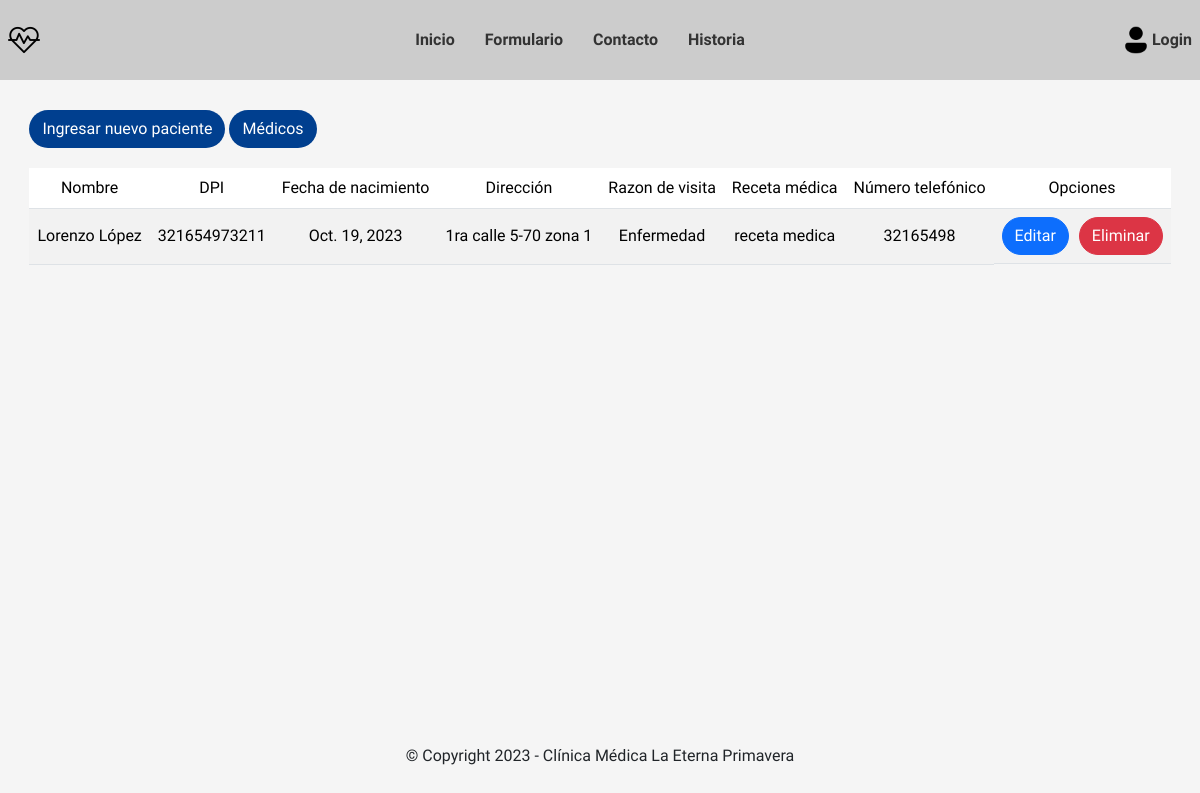
The page /paciente on the database as committed earlier.
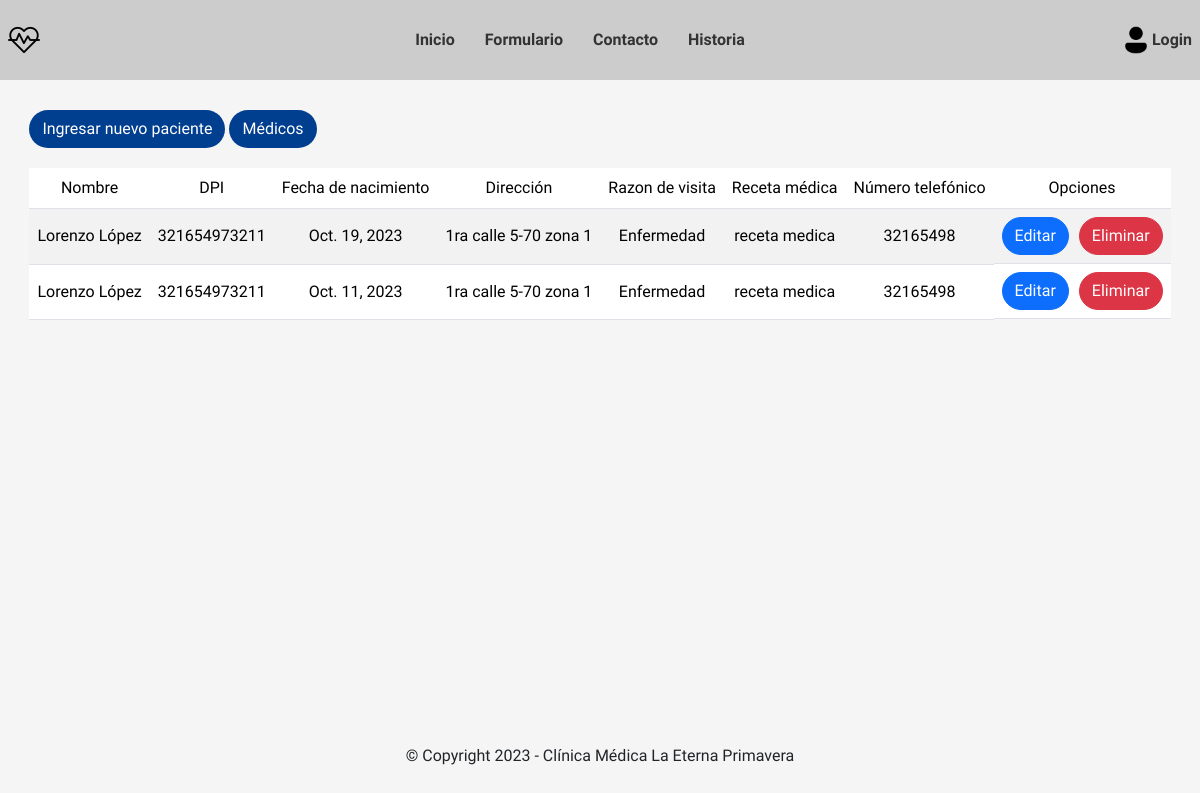
The same page on the database as committed later.
### clinica/models.py (models this page shows)
class Paciente(models.Model):
    nombre = models.CharField(max_length=128)
    dpi = models.CharField(max_length=64)
    fecha_de_nacimiento = models.DateField()
    direccion = models.CharField(max_length=128)
    razon_de_visita = models.CharField(max_length=128)
    receta_medica = models.CharField(max_length=128)
    numero_telefonico = models.CharField(max_length=64)

### clinica/views.py (the view)
# urls.py: path('paciente', views.PacienteListView.as_view(), name='paciente-list'),
class PacienteListView(ListView):
    model = Paciente
    template_name = 'clinica/paciente/paciente_list.html'

### templates/clinica/paciente/paciente_list.html
{% extends 'base.html' %}
{% block content %}
<div class="tabla-registro">
    <div class="container-btn">
        <a class="btn btn-medic" href="{% url 'clinica:paciente-create' %}">Ingresar nuevo paciente</a>
        <a class="btn btn-medic" href="{% url 'clinica:medico-list' %}">Médicos</a>
    </div>
    <div>
        <table class="table table-striped">
            <thead class="text-center align-middle">
                <tr>
                    <td>Nombre</td>
                    <td class="hide-data">DPI</td>
                    <td class="hide-data">Fecha de nacimiento</td>
                    <td class="hide-data">Dirección</td>
                    <td>Razon de visita</td>
                    <td class="hide-data">Receta médica</td>
                    <td>Número telefónico</td>
                    <td>Opciones</td>
                </tr>
            </thead>
            <tbody class="text-center align-middle" >
                {% if object_list %}
                {% for paciente in object_list %}
                <tr>
                    <td>{{paciente.nombre}}</td>
                    <td class="hide-data">{{paciente.dpi}}</td>
                    <td class="hide-data">{{paciente.fecha_de_nacimiento}}</td>
                    <td class="hide-data">{{paciente.direccion}}</td>
                    <td>{{paciente.razon_de_visita}}</td>
                    <td class="hide-data">{{paciente.receta_medica}}</td>
                    <td>{{paciente.numero_telefonico}}</td>
                    <td class="container-btns">
                        <a class="btn btn-primary" href="{% url 'clinica:paciente-update' paciente.id %}">Editar</a>
                        <a class="btn btn-danger" href="{% url 'clinica:paciente-delete' paciente.id %}">Eliminar</a>
                    </td>
                </tr>
                {% endfor %}
                {% else %}
                <tr>
                    <td colspan="8" class="text-center">No hay registros</td>
                </tr>
                {% endif %}
            </tbody>
        </table>
    </div>
</div>
{% endblock content %}

Rows that differ between the two databases and show on the page:
added Paciente: nombre "Lorenzo López", dpi "321654973211", fecha_de_nacimiento "Oct. 11, 2023", direccion "1ra calle 5-70 zona 1", razon_de_visita "Enfermedad", receta_medica "receta medica", numero_telefonico "32165498"
